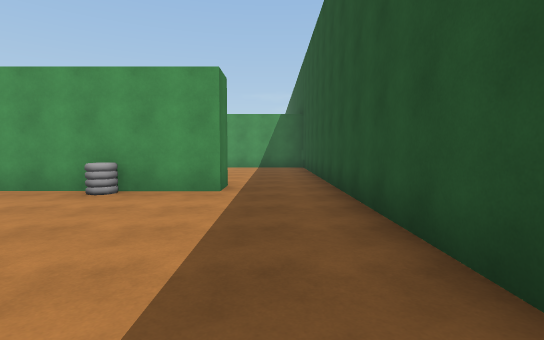
[1] (above)

24 first-person views from a walk through a 3-D level made in the Unity game engine. The camera is 1.5 m above the floor, tilts 4° down and sees 85° across. The floor is counted in squares, 2 m on a side. Each view is taken from the middle of a square. On the plan, view 1 faces up. The plan holds only what a view shows up to about 10 squares ahead; the rest is blank. The place goes on beyond the plan.

[2]
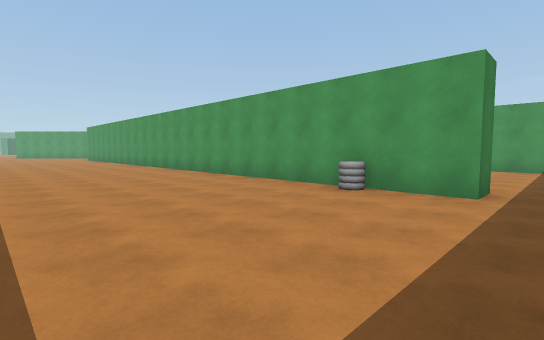

[3]
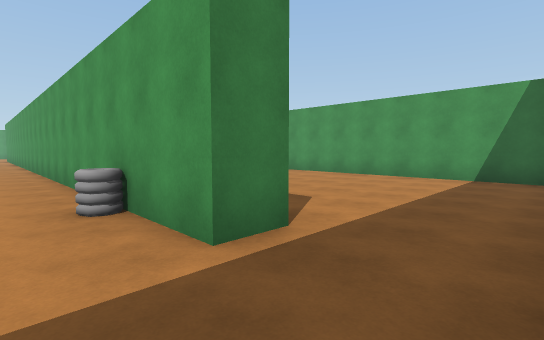

[4]
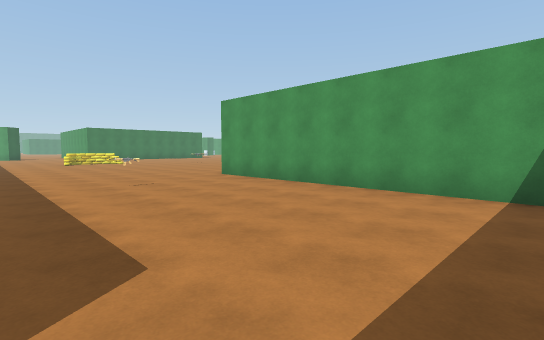

[5]
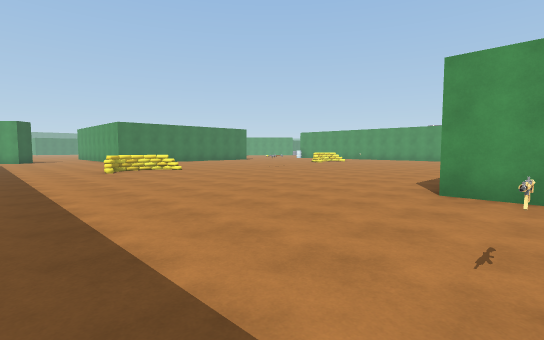

[6]
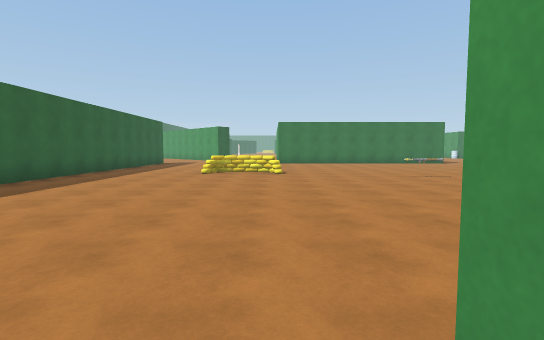

[7]
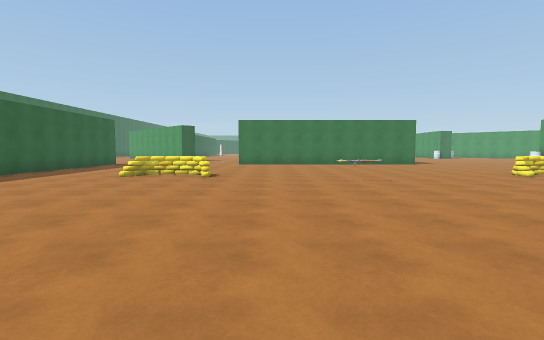

[8]
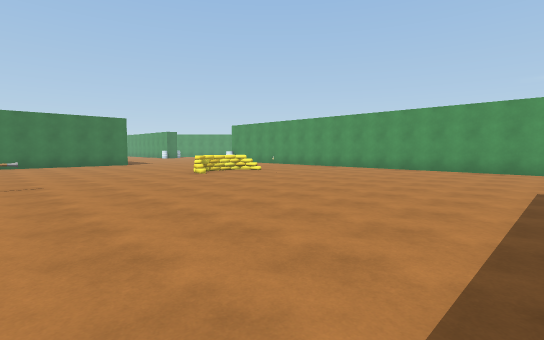

[9]
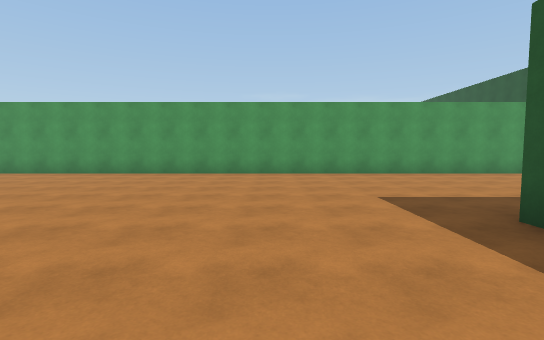

[10]
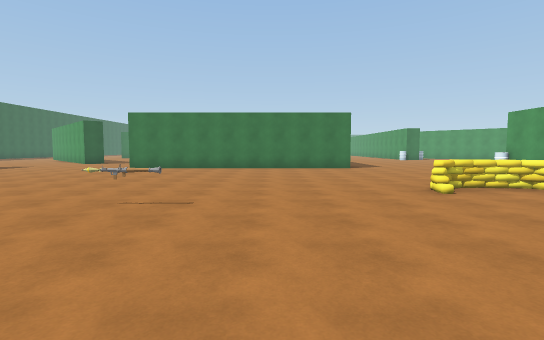

[11]
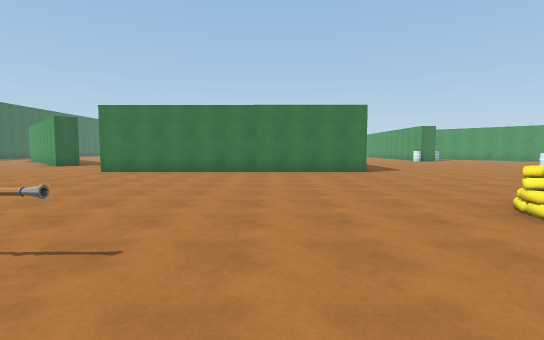

[12]
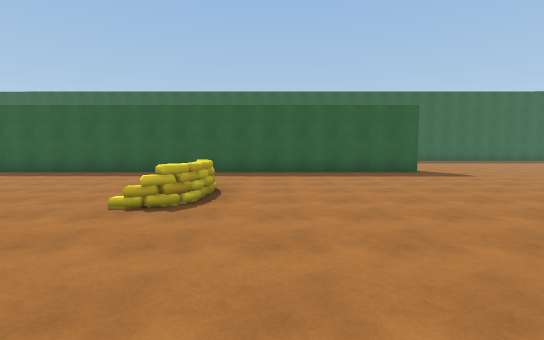

[13]
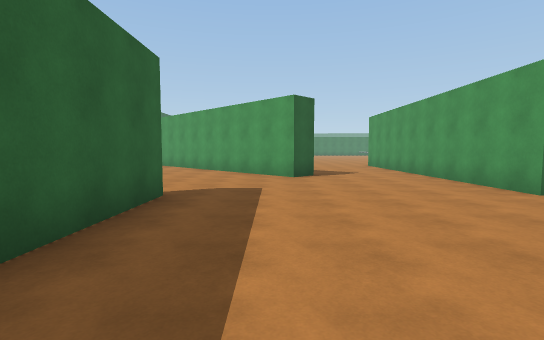

[14]
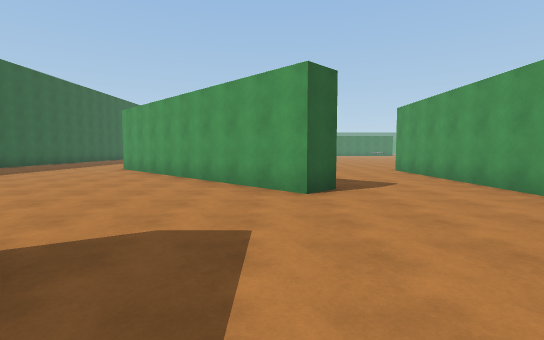

[15]
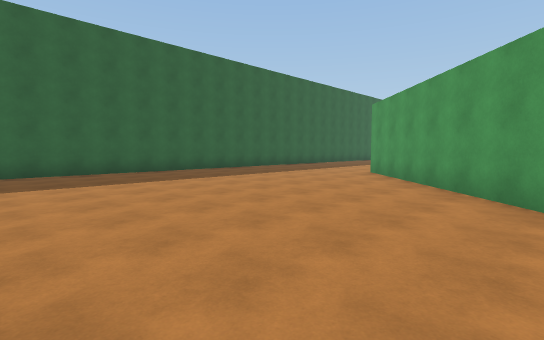

[16]
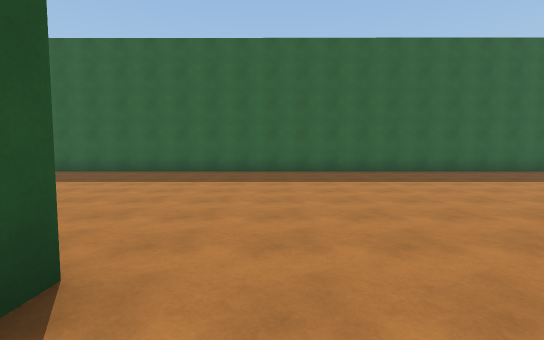

[17]
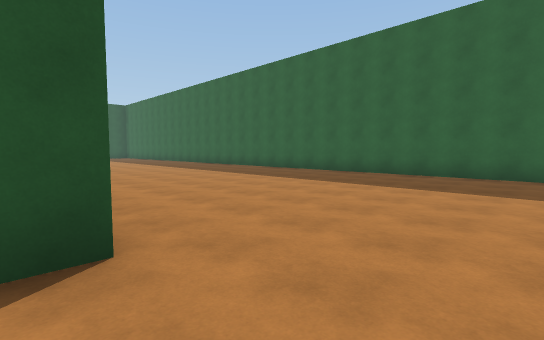

[18]
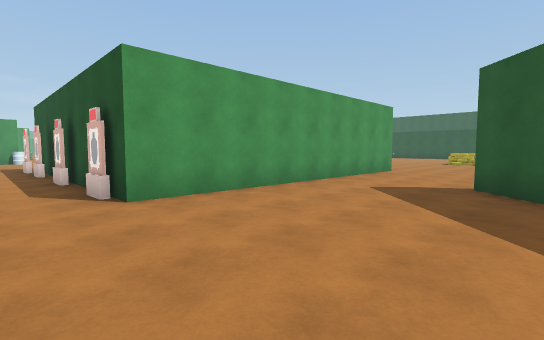

[19]
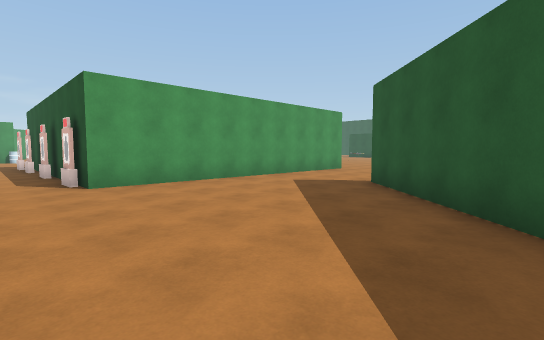

[20]
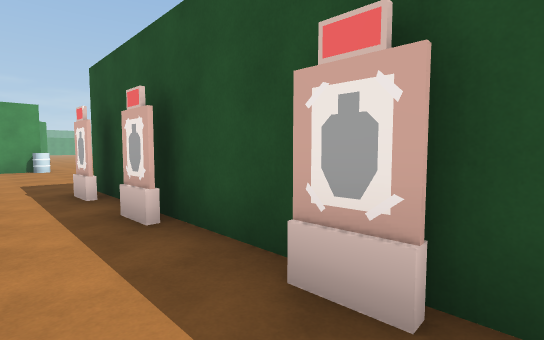

[21]
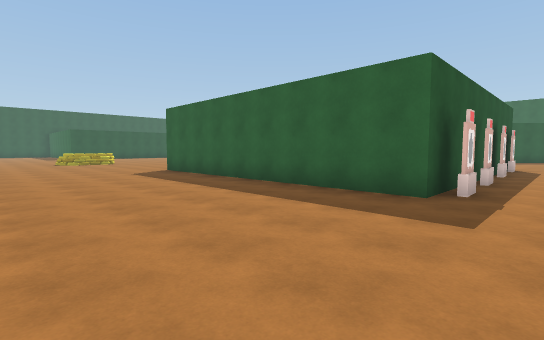

[22]
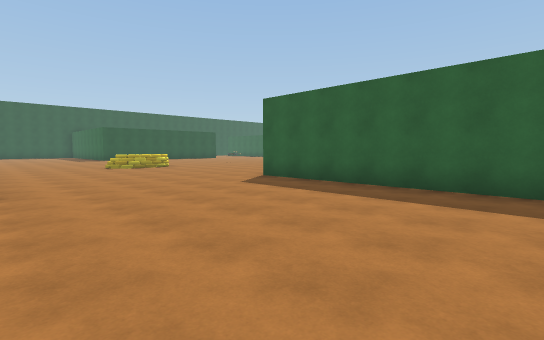

[23]
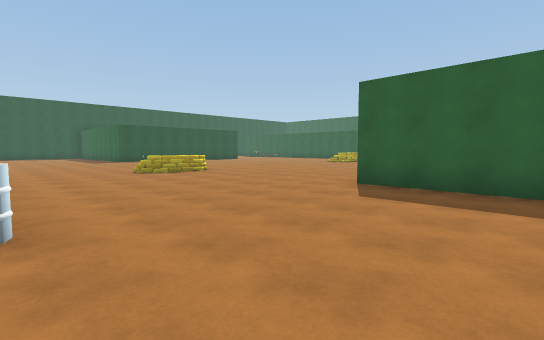

[24]
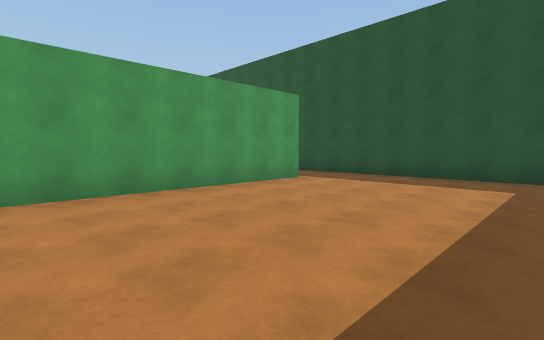

### Floor plan
Points are (right, up) in squares from view 1. A wall is a line through its corners. A room is listed if a view was taken in it or the views show most of it. See-through windows are left out.
Room 1 (views 1, 2, 3, 4, 5, 6, 7, 8, 9, 10, 11, 12, 13, 14, 15, 16, 17, 18, 19, 20, 21, 22, 23, 24)
walls: (-22.8, 12.4) (-31.5, 12.4) (-31.5, 21.1) (-22.7, 21.1) (-22.8, 12.4); (-22.8, 6.2) (-9, 6.2); (-22.8, 5.3) (-22.8, 6); (-7.4, 20.7) (-7.4, 21.2); (-29.7, 6.1) (-26.6, 9.2) (-25.9, 8.6) (-32.2, 2.4); (-31.7, 12.8) (-31.7, 13.7); (-31.7, 15.3) (-31.8, 16.2); (-0.9, 6.3) (-0.9, 5.3) (-11.8, 5.3); (0.7, 12.3) (-7.6, 12.3); (-31.8, 17.8) (-31.8, 18.7); (-31.8, 19.8) (-31.9, 20.7); (1.3, 22.3) (1.3, 27.5); (1.3, 1.3) (1.3, 10); (-0.8, 27.1) (-14, 27.2); (-31.4, 27.3) (-32.5, 27.3); (-33.1, -2.9) (-16.6, -3)
objects: other object (-31, 27); other object (-23, 27); other object (-17, 11) to (-17, 12); other object (-17, 21) to (-16, 23); other object (-15, 16); other object (-6, 9); other object (-3, 5)

Where each view was taken, in squares from view 1:
view 1: 0 up, 0 right, facing up
view 2: 0 up, 0 right, facing up-left
view 3: 4 up, 1 right, facing up-left
view 4: 7 up, 0 right, facing up-left
view 5: 7 up, 6 left, facing up-left
view 6: 12 up, 7 left, facing left
view 7: 14 up, 8 left, facing left
view 8: 16 up, 8 left, facing up-left
view 9: 18 up, 10 left, facing up
view 10: 18 up, 11 left, facing left
view 11: 18 up, 13 left, facing left
view 12: 16 up, 18 left, facing down
view 13: 8 up, 18 left, facing left
view 14: 8 up, 21 left, facing left
view 15: 7 up, 23 left, facing down-left
view 16: 7 up, 24 left, facing down
view 17: 6 up, 25 left, facing down-right
view 18: 8 up, 33 left, facing up-right
view 19: 6 up, 33 left, facing up-right
view 20: 15 up, 33 left, facing up-right
view 21: 26 up, 33 left, facing down-right
view 22: 27 up, 29 left, facing down-right
view 23: 27 up, 26 left, facing down-right
view 24: 22 up, 7 left, facing up-right
